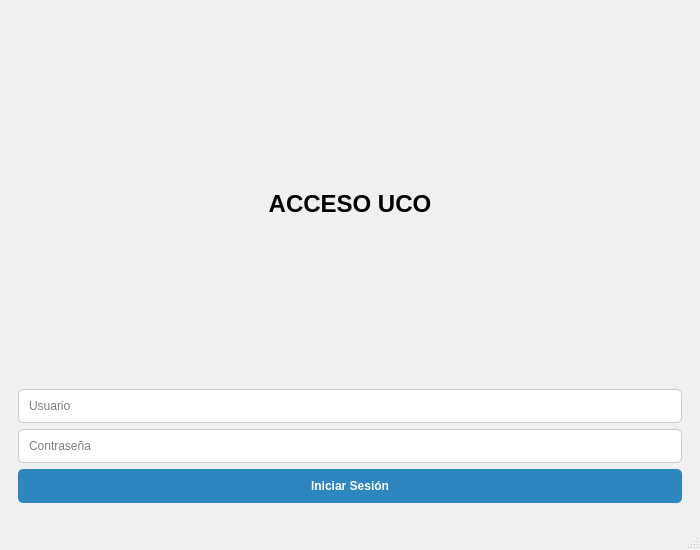
<?xml version="1.0" encoding="UTF-8"?>
<ui version="4.0">
 <class>MainWindow</class>
 <widget class="QMainWindow" name="MainWindow">
  <property name="geometry">
   <rect>
    <x>0</x>
    <y>0</y>
    <width>700</width>
    <height>550</height>
   </rect>
  </property>
  <property name="windowTitle">
   <string>Tutoría UCO Pro</string>
  </property>
  <property name="styleSheet">
   <string>QMainWindow { background-color: #F0F0F0; }</string>
  </property>
  <widget class="QWidget" name="centralwidget">
   <layout class="QVBoxLayout" name="verticalLayout">
    <item>
     <widget class="QStackedWidget" name="stackedWidget">
      <property name="currentIndex">
       <number>0</number>
      </property>
      
      <widget class="QWidget" name="pageLogin">
       <layout class="QVBoxLayout" name="layoutLogin">
        <item><spacer name="vspacer1"><property name="orientation"><enum>Qt::Vertical</enum></property></spacer></item>
        <item>
         <widget class="QLabel" name="lblTitleLogin">
          <property name="text"><string>ACCESO UCO</string></property>
          <property name="alignment"><set>Qt::AlignCenter</set></property>
          <property name="font"><font><pointsize>18</pointsize><bold>true</bold></font></property>
         </widget>
        </item>
        <item>
         <widget class="QLineEdit" name="inputUser">
          <property name="placeholderText"><string>Usuario</string></property>
          <property name="styleSheet"><string>padding: 8px; border-radius: 5px; border: 1px solid #ccc; background: white;</string></property>
         </widget>
        </item>
        <item>
         <widget class="QLineEdit" name="inputPass">
          <property name="echoMode"><enum>QLineEdit::Password</enum></property>
          <property name="placeholderText"><string>Contraseña</string></property>
          <property name="styleSheet"><string>padding: 8px; border-radius: 5px; border: 1px solid #ccc; background: white;</string></property>
         </widget>
        </item>
        <item>
         <widget class="QPushButton" name="btnLogin">
          <property name="text"><string>Iniciar Sesión</string></property>
          <property name="styleSheet"><string>QPushButton { background-color: #2E86C1; color: white; border-radius: 5px; padding: 10px; font-weight: bold; } QPushButton:hover { background-color: #2874A6; }</string></property>
         </widget>
        </item>
        <item><spacer name="vspacer2"><property name="orientation"><enum>Qt::Vertical</enum></property></spacer></item>
       </layout>
      </widget>

      <widget class="QWidget" name="pageDashboard">
       <layout class="QVBoxLayout" name="layoutDash">
        <item>
         <widget class="QLabel" name="lblBienvenidaDash">
          <property name="text"><string>Hola, Usuario</string></property>
          <property name="font"><font><pointsize>16</pointsize><bold>true</bold></font></property>
          <property name="alignment"><set>Qt::AlignCenter</set></property>
         </widget>
        </item>
        
        <item>
         <widget class="QLabel" name="lblSelectInfo">
          <property name="text"><string>Selecciona el alumno con el que quieres trabajar:</string></property>
          <property name="alignment"><set>Qt::AlignCenter</set></property>
          <property name="styleSheet"><string>color: #555; margin-top: 10px;</string></property>
         </widget>
        </item>
        <item>
         <widget class="QComboBox" name="cmbAlumnosTutor">
          <property name="styleSheet">
           <string>padding: 5px; font-size: 14px; border: 1px solid #ccc; border-radius: 5px; background: white;</string>
          </property>
         </widget>
        </item>
        
        <item><spacer name="vspacer3"><property name="orientation"><enum>Qt::Vertical</enum></property></spacer></item>
        
        <item>
         <widget class="QPushButton" name="btnDashChats">
          <property name="text"><string>CHATS</string></property>
          <property name="minimumHeight"><number>60</number></property>
          <property name="styleSheet"><string>QPushButton { background-color: #85C1E9; color: white; border-radius: 10px; border: 2px solid #5DADE2; font-weight: bold; } QPushButton:hover { background-color: #5DADE2; }</string></property>
         </widget>
        </item>
        <item>
         <widget class="QPushButton" name="btnDashGestion">
          <property name="text"><string>ASIGNACIÓN AUTOMÁTICA</string></property>
          <property name="minimumHeight"><number>60</number></property>
          <property name="styleSheet"><string>QPushButton { background-color: #85C1E9; color: white; border-radius: 10px; border: 2px solid #5DADE2; font-weight: bold; } QPushButton:hover { background-color: #5DADE2; }</string></property>
         </widget>
        </item>
        <item>
         <widget class="QPushButton" name="btnDashNotif">
          <property name="text"><string>NOTIFICACIONES</string></property>
          <property name="minimumHeight"><number>60</number></property>
          <property name="styleSheet"><string>QPushButton { background-color: #85C1E9; color: white; border-radius: 10px; border: 2px solid #5DADE2; font-weight: bold; } QPushButton:hover { background-color: #5DADE2; }</string></property>
         </widget>
        </item>
        <item><spacer name="vspacer4"><property name="orientation"><enum>Qt::Vertical</enum></property></spacer></item>
        <item>
         <widget class="QPushButton" name="btnLogout">
          <property name="text"><string>Cerrar Sesión</string></property>
          <property name="styleSheet"><string>background-color: #E74C3C; color: white; border-radius: 5px; padding: 5px;</string></property>
         </widget>
        </item>
       </layout>
      </widget>

      <widget class="QWidget" name="pageChats">
       <layout class="QVBoxLayout" name="layoutChatPage">
        <item>
         <widget class="QLabel" name="lblChatHeader">
          <property name="text"><string>Sala de Chat</string></property>
          <property name="font"><font><pointsize>14</pointsize><bold>true</bold></font></property>
          <property name="alignment"><set>Qt::AlignCenter</set></property>
         </widget>
        </item>
        
        <item>
         <widget class="QTextEdit" name="txtChatDisplay">
          <property name="readOnly"><bool>true</bool></property>
          <property name="styleSheet"><string>background-color: white; border-radius: 5px; padding: 5px; font: 11pt &quot;Segoe UI&quot;;</string></property>
         </widget>
        </item>
        <item>
         <layout class="QHBoxLayout" name="layoutInputChat">
          <item>
           <widget class="QLineEdit" name="inputMsgChat">
            <property name="placeholderText"><string>Escribe aquí...</string></property>
            <property name="styleSheet"><string>padding: 5px; background: white;</string></property>
           </widget>
          </item>
          <item>
           <widget class="QPushButton" name="btnEnviarMsg">
            <property name="text"><string>Enviar</string></property>
           </widget>
          </item>
         </layout>
        </item>
        <item>
         <layout class="QHBoxLayout" name="layoutChatTools">
          <item>
           <widget class="QPushButton" name="btnEliminarChat">
            <property name="text"><string>Eliminar este chat</string></property>
           </widget>
          </item>
          <item>
           <widget class="QPushButton" name="btnVolverDash1">
            <property name="text"><string>Volver al Panel</string></property>
           </widget>
          </item>
         </layout>
        </item>
       </layout>
      </widget>

      <widget class="QWidget" name="pageNotif">
       <layout class="QVBoxLayout" name="layoutNotif">
        <item>
         <widget class="QLabel" name="lblNotifTitle">
          <property name="text"><string>Tus Notificaciones</string></property>
          <property name="font"><font><pointsize>12</pointsize><bold>true</bold></font></property>
          <property name="alignment"><set>Qt::AlignCenter</set></property>
         </widget>
        </item>
        <item>
         <widget class="QListWidget" name="listNotificaciones">
          <property name="styleSheet"><string>background-color: white; border-radius: 5px; padding: 5px;</string></property>
         </widget>
        </item>
        <item>
         <widget class="QPushButton" name="btnVolverDash2">
          <property name="text"><string>Volver al Panel</string></property>
         </widget>
        </item>
       </layout>
      </widget>
     </widget>
    </item>
   </layout>
  </widget>
  <widget class="QMenuBar" name="menubar">
   <property name="geometry"><rect><x>0</x><y>0</y><width>700</width><height>21</height></rect></property>
  </widget>
  <widget class="QStatusBar" name="statusbar"/>
 </widget>
 <resources/>
 <connections/>
</ui>
